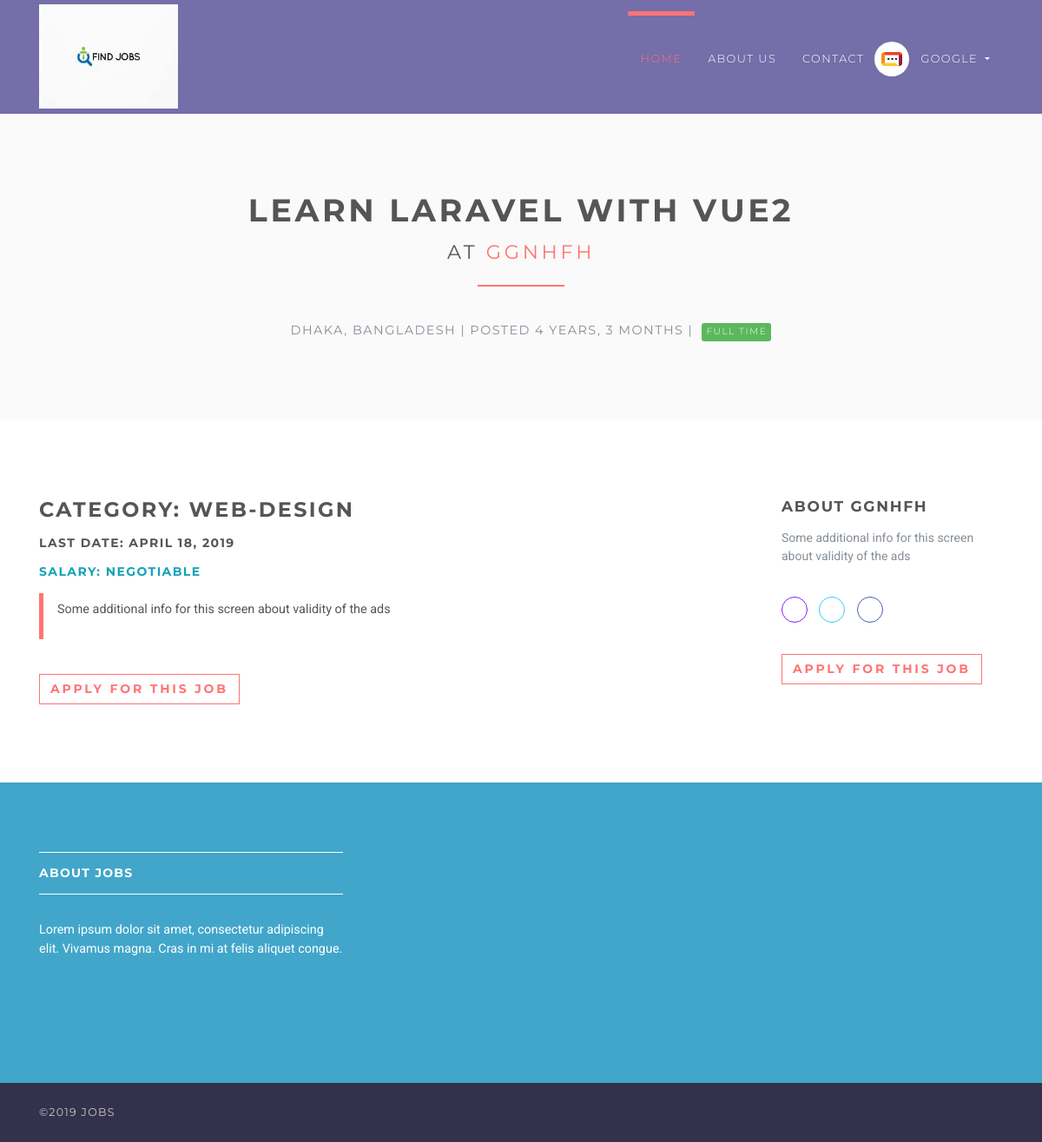
Screenshot of /jobs/1 (signed in) with the database file from the repository.
### accounts/models.py (models this page shows, shortened)
class User(AbstractUser):
    username = None
    role = models.CharField(max_length=12, error_messages={
        'required': "Role must be provided"
    })
    gender = models.CharField(max_length=10, blank=True, null=True, default="")
    email = models.EmailField(unique=True, blank=False,
                              error_messages={
                                  'unique': "A user with that email already exists.",
                              })
    USERNAME_FIELD = "email"
    REQUIRED_FIELDS = []
    objects = UserManager()

### jobsapp/models.py (models this page shows, shortened)
class Job(models.Model):
    user = models.ForeignKey(User, on_delete=models.CASCADE)
    title = models.CharField(max_length=300)
    description = models.TextField()
    location = models.CharField(max_length=150)
    type = models.CharField(choices=JOB_TYPE, max_length=10)
    category = models.CharField(max_length=100)
    last_date = models.DateTimeField()
    company_name = models.CharField(max_length=100)
    company_description = models.CharField(max_length=300)
    website = models.CharField(max_length=100, default="")
    created_at = models.DateTimeField(default=timezone.now)
    filled = models.BooleanField(default=False)

### jobsapp/views/home.py (the view)
# urls.py: path('jobs/<int:id>', JobDetailsView.as_view(), name='jobs-detail'),
class JobDetailsView(DetailView):
    model = Job
    template_name = 'jobs/details.html'
    context_object_name = 'job'
    pk_url_kwarg = 'id'
    def get_object(self, queryset=None):
        obj = super(JobDetailsView, self).get_object(queryset=queryset)
        if obj is None:
            raise Http404("Job doesn't exists")
        return obj
    def get(self, request, *args, **kwargs):
        try:
            self.object = self.get_object()
        except Http404:
            raise Http404("Job doesn't exists")
        context = self.get_context_data(object=self.object)
        return self.render_to_response(context)

### jobsapp/templatetags/is_already_applied.py (called while the page is built)
@register.simple_tag(name='is_already_applied')
def is_already_applied(job, user):
    applied = Applicant.objects.filter(job=job, user=user)
    if applied:
        return True
    else:
        return False

### templates/jobs/details.html (shortened to what this page needs)
{% extends 'base.html' %}
{% load static %}
{% load is_already_applied %}
{% block content %}
    <section class="bg-light-gray">
        <div class="container">
            <h1 class="heading">{{ job.title }}<br>
                <small>at <a href="#"> {{ job.company_name }}</a></small>
            </h1>
            <div class="job-detail-description"><i class="fa fa-map-marker job__location"> </i>
                {{ job.location }} | Posted {{ job.created_at|timesince }} |
                {% if job.type == '1' %}
                    <span class="badge featured-badge badge-success">Full time</span>
                {% elif job.type == '2' %}
                    <span class="badge featured-badge badge-primary">Part time</span>
                {% else %}
                    <span style="color: #ffffff;" class="badge featured-badge badge-warning">Internship</span>
                {% endif %}
            </div>
        </div>
    </section>
    <section>
        <div class="container">
            <div class="row">
                <div class="col-lg-8">
                    <h3>Category: {{ job.category }}</h3>
                    <h5>Last date: {{ job.last_date|date }}</h5>
                    <h5 class="text-info">Salary: Negotiable</h5>
                    <blockquote class="blockquote">
                        <p>{{ job.description }}</p>
                    </blockquote>
                    <div class="job-detail__apply-bottom">
                        {% if request.user.is_authenticated %}
                            {% is_already_applied job request.user as is_applied %}
                            {% if is_applied %}
                                <input type="button" class="btn btn-outline-white-primary" value="Already applied"/>
                            {% else %}
                                <form action="{% url 'jobs:apply-job' job.id %}" method="post">
                                    <input type="submit" class="btn btn-outline-white-primary"
                                           value="Apply for this job"/>
                                </form>
                            {% endif %}
                        {% endif %}
                    </div>
                </div>
                <div class="col-lg-1"></div>
                <div class="col-lg-3">
                    <h4>About {{ job.company_name }}</h4>
                    <p class="job-detail__company-description">{{ job.company_description }}</p>
                    <p class="job-detail__social social social--outline">
                        <a href="{{ job.website }}" data-toggle="tooltip" data-placement="top" title="Website"
                           class="link">
                            <i class="fa fa-link"></i>
                        </a>
                        <a href="#" data-toggle="tooltip" data-placement="top" title="Twitter" class="twitter">
                            <i class="fa fa-twitter"></i>
                        </a>
                        <a href="#" data-toggle="tooltip" data-placement="top" title="Facebook" class="facebook">
                            <i class="fa fa-facebook"></i>
                        </a>
                    </p>
                    <div class="job-detail__apply-top">
                        {% if is_applied %}
                            <input type="button" class="btn btn-outline-white-primary" value="Already applied"/>
                        {% else %}
                            <form action="{% url 'jobs:apply-job' job.id %}" method="post">
                                <input type="submit" class="btn btn-outline-white-primary" value="Apply for this job"/>
                            </form>
                        {% endif %}
                    </div>
                </div>
            </div>
        </div>
    </section>
{% endblock %}

### templates/base.html (shortened to what this page needs)
{% load static %}
<!DOCTYPE html>
<html>
<head>
    <link rel="stylesheet"
          href="{% static 'vendor/bootstrap/css/bootstrap.min.css' %}">
    <link rel="stylesheet"
          href="{% static 'vendor/font-awesome/css/font-awesome.min.css' %}">
    <link rel="stylesheet"
          href="{% static 'vendor/owl.carousel/assets/owl.carousel.css' %}">
    <link rel="stylesheet"
          href="{% static 'vendor/owl.carousel/assets/owl.theme.default.css' %}">
    <link rel="stylesheet" href="{% static 'css/style.default.css' %}"
          id="theme-stylesheet">
    <link rel="stylesheet" href="{% static 'css/custom.css' %}">
</head>
<body>
<header class="header">
    <nav class="navbar navbar-expand-lg">
        <div class="container">
            <a href="/" class="navbar-brand">
                <img src="{% static 'img/logo.jpeg' %}" height="120" alt="logo" class="d-none d-lg-block">
            </a>
            <div id="navbarSupportedContent" class="collapse navbar-collapse">
                <ul class="navbar-nav ml-auto">
                    <li class="nav-item active">
                        <a href="/" class="nav-link">Home <span class="sr-only">(current)</span></a>
                    </li>
                    <li class="nav-item">
                        <a href="#" class="nav-link">About Us</a>
                    </li>
                    <li class="nav-item">
                        <a href="#" class="nav-link">Contact</a>
                    </li>
                    {% if request.user.is_authenticated and request.user.role == 'employer' %}
                        <li class="nav-item dropdown">
                            <a id="clientZone" href="#" data-toggle="dropdown"
                               aria-haspopup="true" aria-expanded="false"
                               class="nav-link dropdown-toggle has-img mb-3 mb-lg-0 mt-3 mt-lg-0">
                                <div class="client-menu-image">
                                    <div class="inner">
                                        <img src="{% static 'img/company-1.png' %}"
                                             alt="company image"
                                             class="img-fluid">
                                    </div>
                                </div>
                                {% if request.user.role == 'employee' %}
                                    {{ request.user.first_name }} {{ request.user.last_name }}
                                {% else %}
                                    {{ request.user.first_name }}
                                {% endif %}
                            </a>
                        </li>
                    {% endif %}
                </ul>
            </div>
        </div>
    </nav>
</header>
<div>
    {% block content %} {% endblock %}
</div>
<footer class="footer">
    <div class="footer__block">
        <div class="container">
            <div class="row">
                <div class="col-lg-4 col-md-12 mb-5">
                    <h4 class="h5">About Jobs</h4>
                    <p> Lorem ipsum dolor sit amet, consectetur adipiscing elit. Vivamus magna. Cras in mi at felis
                        aliquet congue. </p>
                </div>
            </div>
        </div>
    </div>
    <div class="footer__copyright">
        <div class="container">
            <div class="row">
                <div class="col-md-6 text-md-left text-center">
                    <p>&copy;2019 Jobs</p>
                </div>
            </div>
        </div>
    </div>
</footer>
</body>
</html>

### rows the page displays
User: user.first_name "GOOGLE"
Job: title "LEARN LARAVEL WITH VUE2", company_name "GGNHFH", location "DHAKA, BANGLADESH", created_at "4 YEARS, 3 MONTHS", category "WEB-DESIGN", last_date "APRIL 18, 2019", description "Some additional info for this screen about validity of the ads", company_description "Some additional info for this screen about validity of the ads"
